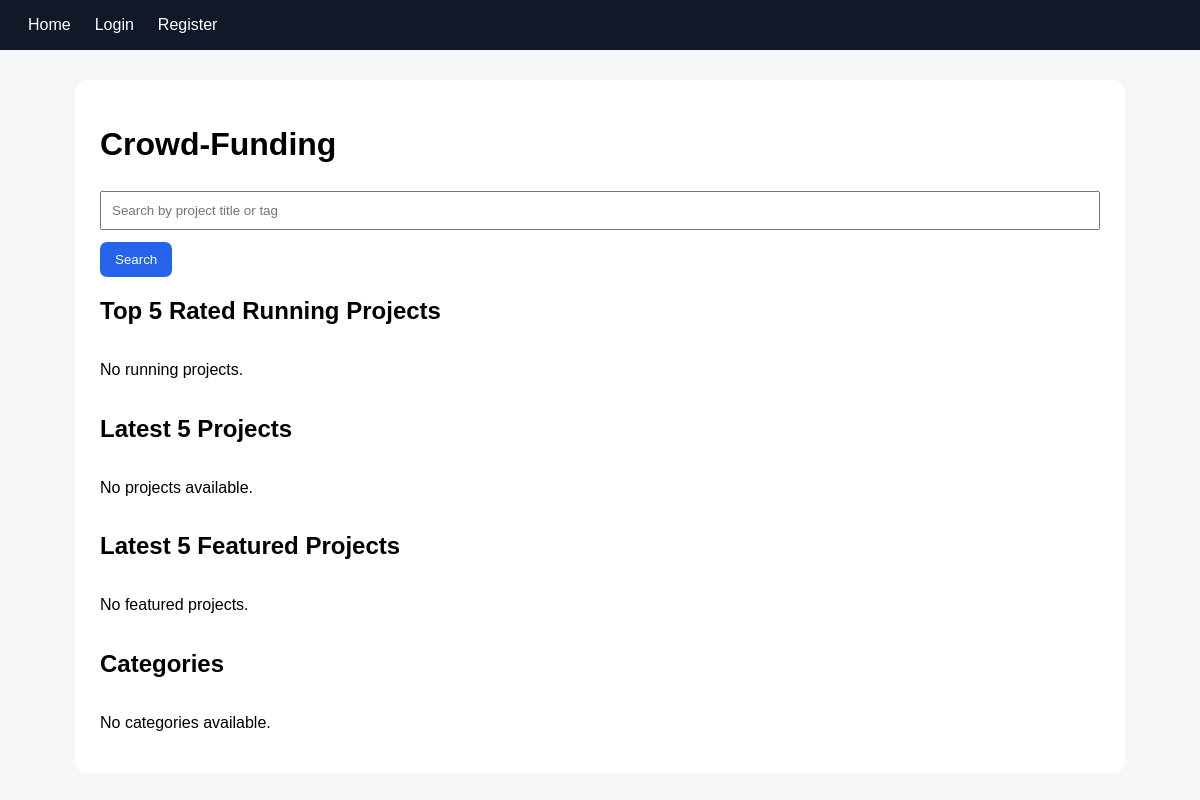
The app's page /, older data.
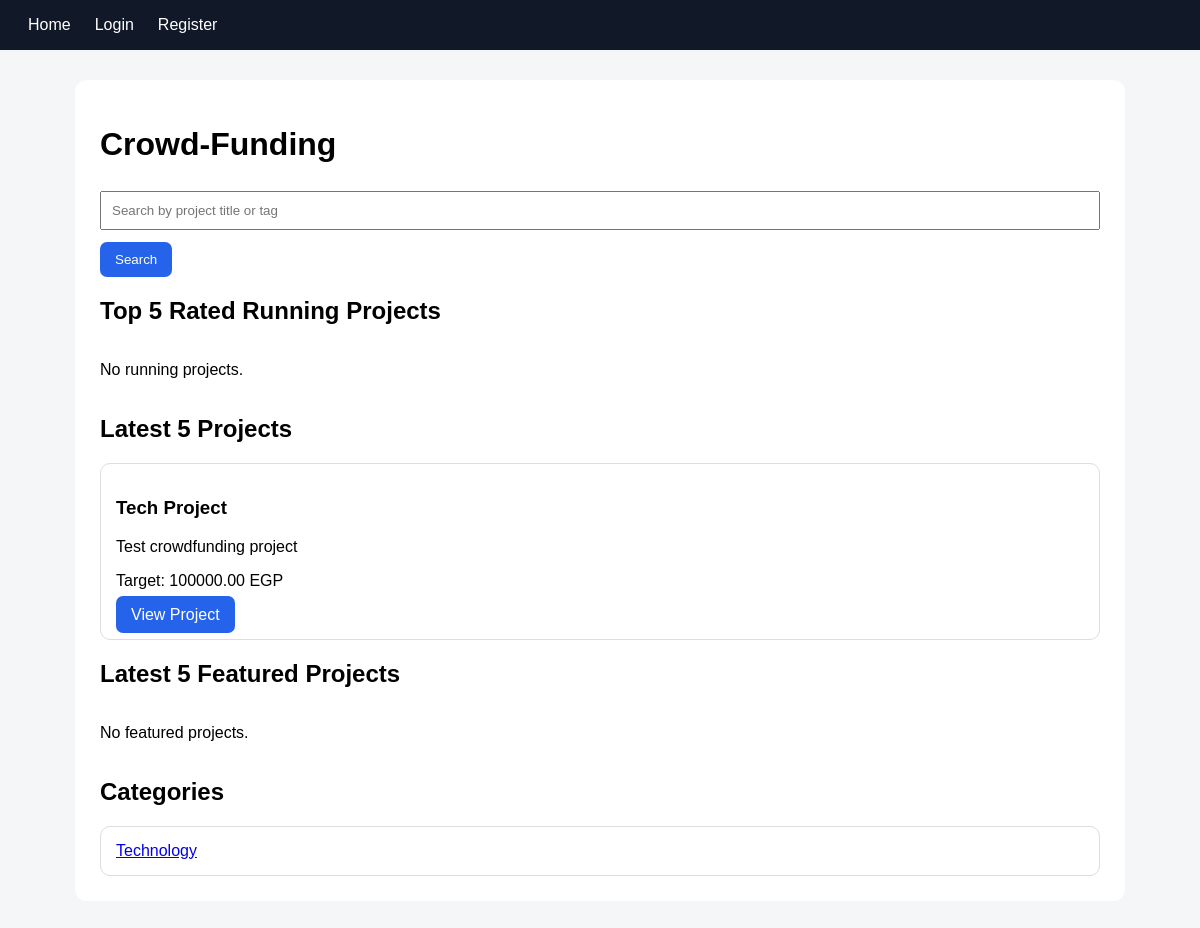
The same page, newer data.
### projects/models.py (models this page shows, shortened)
class Project(models.Model):
 creator=models.ForeignKey(settings.AUTH_USER_MODEL,on_delete=models.CASCADE,related_name='projects')
 title=models.CharField(max_length=200); details=models.TextField(); category=models.ForeignKey(Category,on_delete=models.PROTECT,related_name='projects')
 target=models.DecimalField(max_digits=12,decimal_places=2,validators=[MinValueValidator(1)]); start_time=models.DateTimeField(); end_time=models.DateTimeField(); tags=models.ManyToManyField(Tag,blank=True); featured=models.BooleanField(default=False); cancelled=models.BooleanField(default=False); created_at=models.DateTimeField(auto_now_add=True)

class Category(models.Model):
 name=models.CharField(max_length=100,unique=True)

### core/views.py (the view)
# urls.py: path('', views.home, name='home'),
def home(request):
    now = timezone.now()
    categories = Category.objects.all()
    latest_projects = Project.objects.order_by('-created_at')[:5]
    featured_projects = Project.objects.filter(
        featured=True
    ).order_by('-created_at')[:5]
    top_projects = (
        Project.objects
        .filter(
            start_time__lte=now,
            end_time__gte=now,
            cancelled=False
        )
        .annotate(avg_rating=Avg('ratings__value'))
        .order_by('-avg_rating')[:5]
    )
    query = request.GET.get('q', '').strip()
    search_results = Project.objects.none()
    if query:
        search_results = Project.objects.filter(
            Q(title__icontains=query) |
            Q(tags__name__icontains=query)
        ).distinct()
    return render(request, 'core/home.html', {
        'categories': categories,
        'latest_projects': latest_projects,
        'featured_projects': featured_projects,
        'top_projects': top_projects,
        'query': query,
        'search_results': search_results,
    })

### core/templates/core/home.html (shortened to what this page needs)
{% extends 'base.html' %}
{% block content %}
<h1>Crowd-Funding</h1>
<form method="GET">
    <input
        type="text"
        name="q"
        value="{{ query }}"
        placeholder="Search by project title or tag"
    >
    <button type="submit">Search</button>
</form>
<h2>Top 5 Rated Running Projects</h2>
<div class="grid">
    {% for project in top_projects %}
        <div class="card">
            <h3>{{ project.title }}</h3>
            <p>
                Rating:
                {{ project.rating|floatformat:1 }}/5
            </p>
            <p>
                Target:
                {{ project.target }} EGP
            </p>
            <a class="btn"
               href="{% url 'project_detail' project.pk %}">
                View Project
            </a>
        </div>
    {% empty %}
        <p>No running projects.</p>
    {% endfor %}
</div>
<h2>Latest 5 Projects</h2>
<div class="grid">
    {% for project in latest_projects %}
        <div class="card">
            <h3>{{ project.title }}</h3>
            <p>{{ project.details|truncatechars:100 }}</p>
            <p>
                Target:
                {{ project.target }} EGP
            </p>
            <a class="btn"
               href="{% url 'project_detail' project.pk %}">
                View Project
            </a>
        </div>
    {% empty %}
        <p>No projects available.</p>
    {% endfor %}
</div>
<h2>Latest 5 Featured Projects</h2>
<div class="grid">
    {% for project in featured_projects %}
        <div class="card">
            <h3>{{ project.title }}</h3>
            <p>
                Rating:
                {{ project.rating|floatformat:1 }}/5
            </p>
            <a class="btn"
               href="{% url 'project_detail' project.pk %}">
                View Project
            </a>
        </div>
    {% empty %}
        <p>No featured projects.</p>
    {% endfor %}
</div>
<h2>Categories</h2>
<div class="grid">
    {% for category in categories %}
        <div class="card">
            <a href="{% url 'category_detail' category.id %}">
                {{ category.name }}
            </a>
        </div>
    {% empty %}
        <p>No categories available.</p>
    {% endfor %}
</div>
{% endblock %}

Row changes from the older to the newer data that the page shows:
added Project: title "Tech Project", details "Test crowdfunding project", target "100000.00"
added Category: name "Technology"
Text that changed along with them:
text no longer shown: "No projects available. No categories available."
